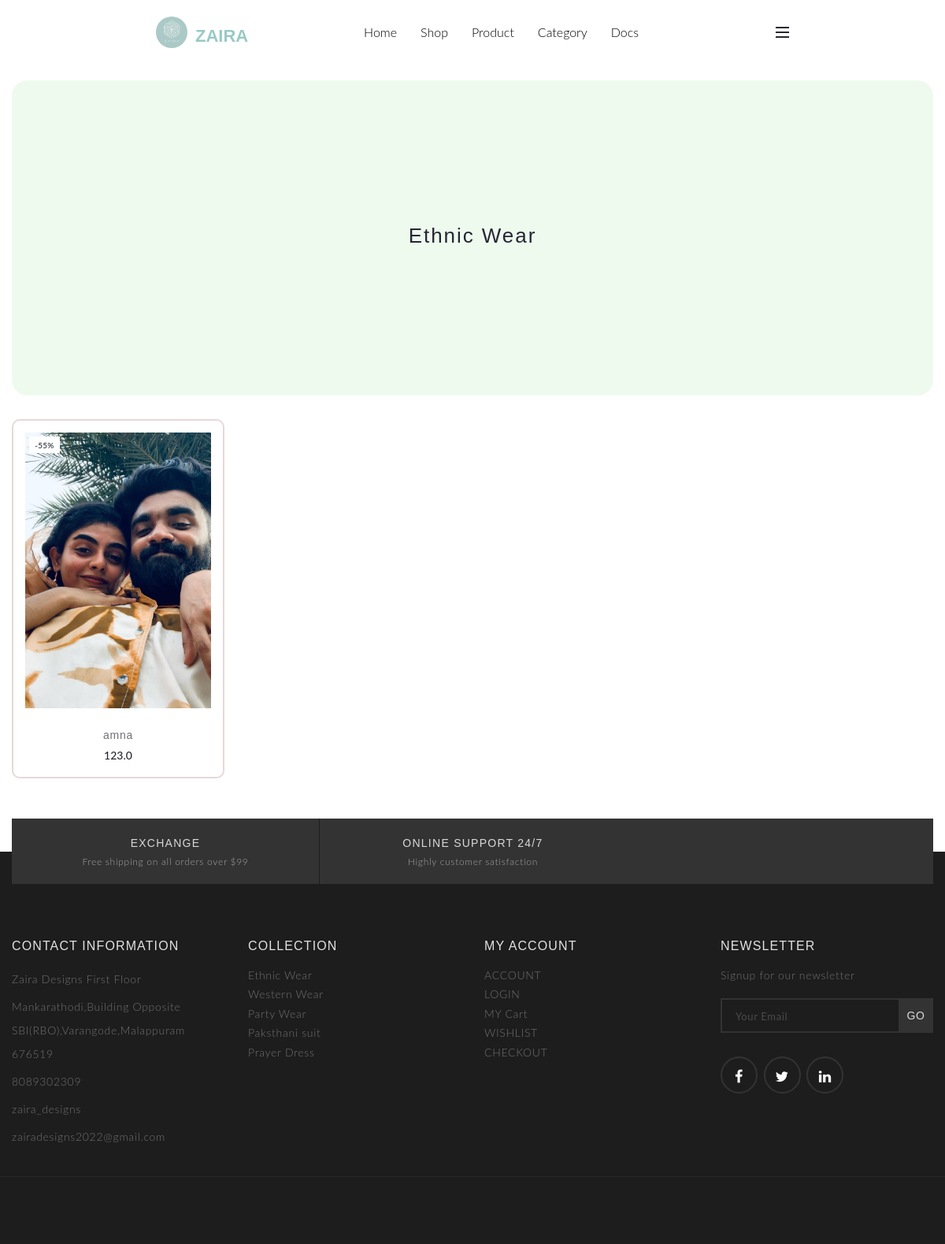
The app's page /ethnicwear with its own data.
### web/models.py (models this page shows)
class Ethnic(models.Model):
    name=models.CharField(max_length=100,null=False,blank=False)
    image = models.ImageField(upload_to="imagess",null=True,blank=True)
    price=models.FloatField(null=False,blank=False)

### web/views.py (the view)
# urls.py: path("ethnicwear",views.ethnicwear, name='ethnicwear'),
def ethnicwear(request):
     categoryethinic=Ethnic.objects.filter()
     return render(request,'ethnic.html',{'categoryethinic':categoryethinic})

### templates/ethnic.html (shortened to what this page needs)
{% load static %}
<!DOCTYPE html>
<html>
  <head>
    <link rel="stylesheet" href="{% static 'css/plugins.min.css' %}" />
    <link rel="stylesheet" href="{% static 'css/style.css' %}" />
  </head>
  <body>
    <div id="wrapper">
      <header class="navbar">
        <div class="logo">
          <img src="{% static 'images/zairaa.png' %}" alt="Zaira Logo" />
          <p style="color: #99c9c6; text-align: center; height: 1px">ZAIRA</p>
        </div>
        <nav>
          <ul class="nav-links">
            <li><a href="{% url 'index' %}">Home</a></li>
            <li><a href="#">Shop</a></li>
            <li><a href="{% url 'indus' %}">Product</a></li>
            <li class="dropdown">
              <a href="#">Category</a>
            </li>
            <li><a href="#">Docs</a></li>
          </ul>
        </nav>
        <a href="#" class="sidemenu-btn" title="Menu Toggle">
          <span></span>
          <span></span>
          <span></span>
        </a>
      </header>
      <div class="main">
        <div class="container">
          <div class="row">
            <div class="col-md-9 col-md-push-3">
              <main
                class="hero-section"
                style="
                  height: 400px;
                  background-color: #eefaee;
                  margin-bottom: 30px;
                  border-radius: 20px;
                "
              >
                <div class="text-content">
                  <h1>Ethnic Wear</h1>
                </div>
              </main>
              <div
                class="owl-data-carousel owl-carousel"
                data-owl-settings='{ "items":4, "nav": true, "dots":false }'
                data-owl-responsive='{ "480": {"items": 2}, "768": {"items": 3}, "992": {"items": 3}, "1200": {"items": 4} }'
              >
                {% for item in categoryethinic %}
                <div
                  class="product"
                  style="
                    border: 2px solid #e7d8d8;
                    padding: 15px;
                    border-radius: 10px;
                  "
                >
                  <figure class="product-image-container">
                    <a href="#" title="Product Name" class="product-image-link">
                      <img
                        class="owl-lazy"
                        data-src="{{item.image.url}}"
                        width="195"
                        height="100"
                        alt="Product Image"
                      />
                    </a>
                    <span class="product-label">-55%</span>
                  </figure>
                  <h3 class="product-title" style="text-align: center">
                    <a href="#">{{item.name}}</a>
                  </h3>
                  <div
                    class="product-price-container"
                    style="text-align: center"
                  >
                    <span class="product-price">{{item.price}}</span>
                  </div>
                </div>
                {% endfor %}
              </div>
              <div class="mb30 mb10-xs"></div>
            </div>
          </div>
        </div>
      </div>
      <footer class="footer">
        <div class="container">
          <div class="info-bar">
            <div class="info-bar-col">
              <h5 class="info-bar-title">Exchange</h5>
              <p>Free shipping on all orders over $99</p>
            </div>
            <div class="info-bar-col">
              <h5 class="info-bar-title">ONLINE SUPPORT 24/7</h5>
              <p>Highly customer satisfaction</p>
            </div>
          </div>
        </div>
        <div class="footer-inner">
          <div class="container">
            <div class="row">
              <div class="col-sm-6 col-md-3">
                <div class="widget widget-about">
                  <h4 class="widget-title">Contact Information</h4>
                  <address>
                    <span>Zaira Designs First Floor </span>
                    <span
                      >Mankarathodi,Building Opposite
                      SBI(RBO),Varangode,Malappuram 676519
                    </span>
                    <span>8089302309</span>
                    <span>zaira_designs </span>
                    <a href="mailto:zairadesigns2022@gmail.com"
                      >zairadesigns2022@gmail.com</a
                    >
                  </address>
                </div>
              </div>
              <div class="col-sm-6 col-md-3">
                <div class="widget">
                  <h4 class="widget-title">Collection</h4>
                  <ul class="links">
                    <li><a href="{% url 'ethnicwear' %}">Ethnic Wear</a></li>
                    <li><a href="{% url 'western' %}">Western Wear</a></li>
                    <li><a href="{% url 'party' %}">Party Wear</a></li>
                    <li><a href="{% url 'paksthani' %}">Paksthani suit</a></li>
                    <li><a href="{% url 'prayer' %}">Prayer Dress</a></li>
                  </ul>
                </div>
              </div>
              <div class="col-sm-6 col-md-3">
                <div class="widget">
                  <h4 class="widget-title">My Account</h4>
                  <ul class="links">
                    <li><a href="#">ACCOUNT</a></li>
                    <li><a href="#">LOGIN</a></li>
                    <li><a href="#">MY Cart</a></li>
                    <li><a href="#">WISHLIST</a></li>
                    <li><a href="#">CHECKOUT</a></li>
                  </ul>
                </div>
              </div>
              <div class="col-sm-6 col-md-3">
                <div class="widget widget-newsletter">
                  <h4 class="widget-title">Newsletter</h4>
                  <p>Signup for our newsletter</p>
                  <form action="#">
                    <div class="form-group">
                      <input
                        type="email"
                        class="form-control"
                        placeholder="Your Email"
                        required
                      />
                      <input type="submit" value="GO" class="btn" />
                    </div>
                  </form>
                  <div class="social-icons">
                    <a href="#" class="social-icon" title="Facebook"
                      ><i class="fa fa-facebook"></i
                    ></a>
                    <a href="#" class="social-icon" title="Twitter"
                      ><i class="fa fa-twitter"></i
                    ></a>
                    <a href="#" class="social-icon" title="Linkedin"
                      ><i class="fa fa-linkedin"></i
                    ></a>
                  </div>
                </div>
              </div>
            </div>
          </div>
        </div>
        <div class="footer-bottom">
        </div>
      </footer>
    </div>
  </body>
</html>

### records on screen
Ethnic: image (picture), name "amna", price "123.0"
